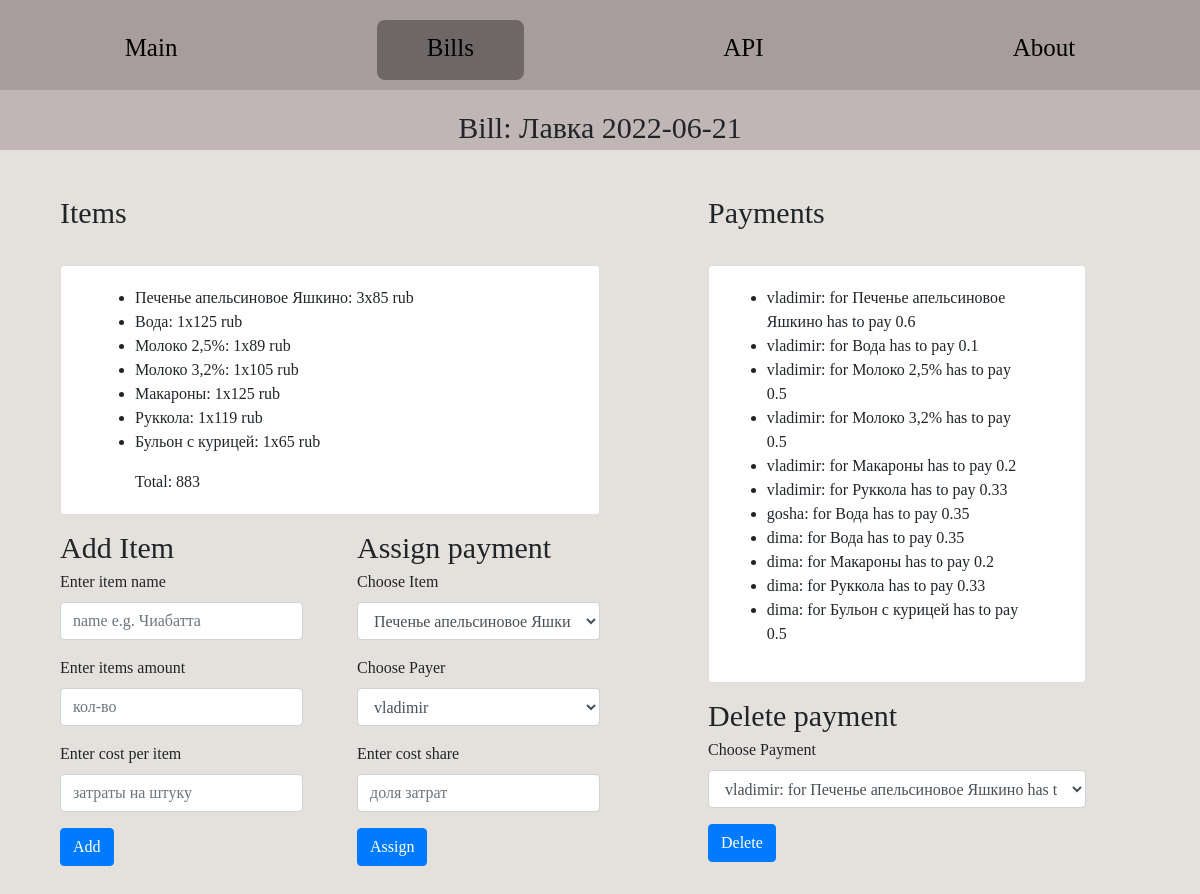
Screenshot of /bills/15 with the database file from the repository.
### bills/models.py (models this page shows, shortened)
class Bill(models.Model):
    name = models.CharField(max_length=50)
    date = models.DateField()
    comment = models.CharField(max_length=500, blank=True)
    lender = models.ForeignKey(get_user_model(), on_delete=models.CASCADE, related_name='lender', editable = True, blank=True)
    def _is_payed(self):
        "Returns true if it has payments and all payments are payed"
        all_items = Item.objects.filter(bill = self).all()
        Payed_payments = Item_Payment.objects.filter(item__in = all_items).filter(is_payed = True).all()
        All_payments = Item_Payment.objects.filter(item__in = all_items).all()
        if All_payments and (list(All_payments) == list(Payed_payments)):
            return True
        else:
            return False
    is_payed = property(_is_payed)
    def __str__(self):
        return f'{self.name} {self.date}' #: {self.cost_total}rub'

class Item(models.Model):
    name = models.CharField(max_length=500)
    amount = models.PositiveIntegerField()
    cost_per_exemplar = models.PositiveIntegerField()
    bill = models.ForeignKey(Bill, on_delete=models.CASCADE, related_name='items')
    def _get_cost_total(self):
        return self.amount*self.cost_per_exemplar
    cost_total = property(_get_cost_total)
    def __str__(self):
        return f'{self.name}: {self.amount}x{self.cost_per_exemplar} rub'

class Item_Payment(models.Model):
    item = models.ForeignKey(Item, on_delete=models.CASCADE, related_name='payments')
    payer = models.ForeignKey(get_user_model(), on_delete=models.CASCADE, related_name='payers')
    paying_part = models.FloatField(editable = True, validators=[MinValueValidator(0.0), MaxValueValidator(1.0)])
    is_payed = models.BooleanField(editable = True, default = False)
    def _get_paying_amount(self):
        "Returns the paing amount"
        return round(self.paying_part*self.item.cost_per_exemplar*self.item.amount, 2)
    paying_amount = property(_get_paying_amount)
    def _get_lender(self):
        "Returns the lender of the bill where the item is on"
        return self.item.bill.lender
    lender = property(_get_lender)

### bills/views.py (the view)
# urls.py: path('<int:bill_id>', views.bill, name='bill'),
def bill(request, bill_id):
    users = get_user_model().objects.all()
    bill = Bill.objects.get(id = bill_id)
    items = Item.objects.filter(bill = bill).all().order_by('id')
    payments = Item_Payment.objects.filter(item__in = items).all().order_by('payer', 'item_id')
    total_costs = 0
    for item in items:
        total_costs += item.cost_total
    return render(request, 'bills/bill.html', {
            'bill': bill,
            'items': items,
            'total_costs': total_costs,
            'payments': payments,
            'users': users
        })

### bills/templates/bills/bill.html (shortened to what this page needs)
{% extends 'bills/layout.html' %}
{% block body %}
<header class="subHeader">
    <nav>
        <l1 class="title">Bill: {{ bill }}</l1>
    </nav>
</header>
<div class="mainBox">
    <div class="ItemsBox">
        <l1 class="title">Items</l1>
        <div class="card" style="padding-bottom: 0%;">
            <div class="card-body">
                {% if bill.items %}
                <ul class="list">
                {% for item in items %}
                    <li>{{ item }}</li>
                {% endfor %}
                </ul>
                <div>
                    Total: {{ total_costs }}
                </div>
                {% else %}
                    <l3>Bill has no items</l3>
                {% endif %}
            </div>
        </div>
        <div class="subMainBox">
            <div class="subFormBoxLeft">
                <l1 class="title">Add Item</l1>
                <form action="{% url 'bills:add_item' bill.id %}" method="post">
                    <div class="form-group">
                        <label>Enter item name</label>
                        <input class="form-control" type="text" placeholder="name e.g. Чиабатта" name="name">
                    </div>
                    <div class="form-group">
                        <label>Enter items amount</label>
                        <input class="form-control"  type="number" placeholder="кол-во" name="amount">
                    </div>
                    <div class="form-group">
                        <label>Enter cost per item</label>
                        <input class="form-control"  type="number" placeholder="затраты на штуку" name="cost_per_exemplar">
                    </div>
                    <button type="submit" class="btn btn-primary">Add</button>
                </form>
            </div>
            <div class="subFormBox">
                <l1 class="title">Assign payment</l1>
                <form action="{% url 'bills:assign_payment' bill.id %}" method="post">
                    <div class="form-group">
                        <label>Choose Item</label>
                        <select class="form-control" name="item">
                            {% for item in items %}
                                <option value="{{ item.id }}">{{ item }}</option>
                            {% endfor %}
                        </select>
                    </div>
                    <div class="form-group">
                        <label>Choose Payer</label>
                        <select class="form-control" name="payer">
                            {% for user in users %}
                                <option value="{{ user.id }}">{{ user }}</option>
                            {% endfor %}
                        </select>
                    </div>
                    <div class="form-group">
                        <label>Enter cost share</label>
                        <input class="form-control"  type="number" step="0.01" placeholder="доля затрат" name="paying_part">
                    </div>
                    <button type="submit" class="btn btn-primary">Assign</button>
                </form>
            </div>
        </div>
    </div>
    <div class="paymentsBox">
        <l1 class="title">Payments</l1>
        <div class="card" style="padding-bottom: 0%; margin-bottom: 10px;">
            <div class="card-body">
                {% if payments %}
                    <ul class="list">
                    {% for payment in payments %}
                        <li> {{ payment.payer }}: for {{ payment.item.name }} has to pay {{ payment.paying_part }}</li>
                    {% endfor %}
                    </ul>
                {% else %}
                    <l3>Bill has no payments</l3>
                {% endif %}
            </div>
        </div>
        <l1 class="title">Delete payment</l1>
        <form action="{% url 'bills:delete_payment' bill.id %}" method="post">
            <div class="form-group">
                <label>Choose Payment</label>
                <select class="form-control" name="payment">
                    {% for payment in payments %}
                        <option value="{{ payment.id }}">{{ payment.payer }}: for {{ payment.item.name }} has to pay {{ payment.paying_part }}</option>
                    {% endfor %}
                </select>
            </div>
            <button type="submit" class="btn btn-primary">Delete</button>
        </form>
    </div>
</div>
{% endblock %}

### static/css/main.css (style rules this page uses)
* { margin: 0; padding: 0; box-sizing: border-box; }
body { height: 670px; background-color: rgb(228, 224, 220); -webkit-background-size: cover; background-size: cover; padding-top: 150px; font-family: "Cuprum" }
header { position: fixed; top:0; width: 100%; height: 90px; padding-top: 20px; background-color: rgb(167, 157, 157); z-index:2; }
.subHeader { position: fixed; top:90px; width: 100%; height: 60px; background-color: rgb(192, 182, 182); z-index:2; list-style-type: none; display: flex; justify-content: space-around; align-items: flex-end; }
.mainBox { display: flex; margin: 0 5%; padding-top: 40px }
.subMainBox { display: flex; padding-top: 10px }
.subFormBox { width: 50%; padding-left: 5%; padding-bottom: 10%; }
.subFormBoxLeft { width: 50%; padding-right: 5%; padding-bottom: 10%; }
.ItemsBox { font-weight: 500; font-size: 16px; width: 50%; }
.paymentsBox { width: 45%; padding-left: 10%; margin-bottom: 20%; }
.list { text-align: left; }
.title { margin: 0 auto; text-align: center; font-size: 30px; }
.card { margin-top: 30px; padding-left: 10%; padding-right: 10%; padding-bottom: 10%; }

### rows the page displays
Bill: name+date "Лавка 2022-06-21"
Item: name+amount+cost_per_exemplar "Печенье апельсиновое Яшкино: 3x85 rub"
Item: name+amount+cost_per_exemplar "Вода: 1x125 rub"
Item: name+amount+cost_per_exemplar "Молоко 2,5%: 1x89 rub"
Item: name+amount+cost_per_exemplar "Молоко 3,2%: 1x105 rub"
Item: name+amount+cost_per_exemplar "Макароны: 1x125 rub"
Item: name+amount+cost_per_exemplar "Руккола: 1x119 rub"
Item: name+amount+cost_per_exemplar "Бульон с курицей: 1x65 rub"
Item_Payment: payer "vladimir", item.name "Печенье апельсиновое Яшкино", paying_part "0.6"
Item_Payment: payer "vladimir", item.name "Вода", paying_part "0.1"
Item_Payment: payer "vladimir", item.name "Молоко 2,5%", paying_part "0.5"
Item_Payment: payer "vladimir", item.name "Молоко 3,2%", paying_part "0.5"
Item_Payment: payer "vladimir", item.name "Макароны", paying_part "0.2"
Item_Payment: payer "vladimir", item.name "Руккола", paying_part "0.33"
Item_Payment: payer "gosha", item.name "Вода", paying_part "0.35"
Item_Payment: payer "dima", item.name "Вода", paying_part "0.35"
Item_Payment: payer "dima", item.name "Макароны", paying_part "0.2"
Item_Payment: payer "dima", item.name "Руккола", paying_part "0.33"
Item_Payment: payer "dima", item.name "Бульон с курицей", paying_part "0.5"

### other values shown
{{ total_costs }} "883"
form field item "Печенье апельсиновое Яшкино: 3x85 rub"
form field payer "vladimir"
form field payment "vladimir: for Печенье апельсиновое Яшкино has to pay 0.6"
